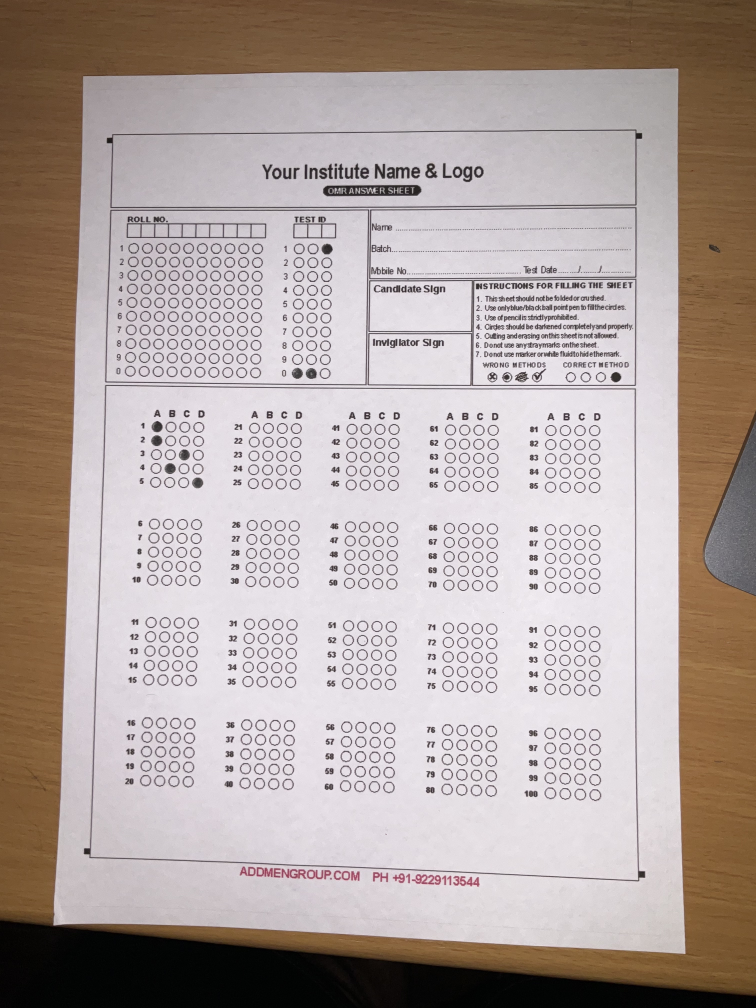
#> input picture assets/ans_sheet1.jpg, 3024 x 4032 px (shown at 1/4 size)
$ python -i utils.py   (imports and definitions only)
#> lines starting #> are read from the running program, lines starting #| are printed output that depends on the picture
#> further down, picture is the input picture: shape (4032, 3024, 3); mean B, G, R 158.4, 162.9, 175.7
import cv2
import numpy as np

from uuid import uuid4
from itertools import chain

# [290 lines left out: functions biggest_contour, find_paper, read_answer, ans_block_read, not called in this run]


def id_block_read(image: np.ndarray, debug: bool = True) -> int:

    '''
        Read the ID from the id section of the answer sheet image
    '''
#> called with debug = True

    img = image[340:625, 300:370]
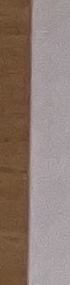
#> img: shape (285, 70, 3); mean B, G, R 114.6, 123.3, 141.5

    grey = cv2.cvtColor(img, cv2.COLOR_BGR2GRAY)
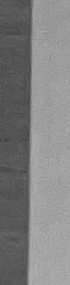
#> grey: shape (285, 70); min 64, max 182, mean 127.7
    inp = cv2.GaussianBlur(grey, ksize = (3, 3), sigmaX = 1)

    (_, res) = cv2.threshold(inp, 178, 255, cv2.THRESH_BINARY)
#> res: shape (285, 70); every value is 0

    res = cv2.morphologyEx(res, cv2.MORPH_CLOSE, np.ones((3, 3), dtype = np.uint8), iterations = 4)
    res = cv2.dilate(res, kernel = (5, 5), iterations = 3)

    id_str = ''

    for i in range(1, 4):

        (contours, hierarchy) = cv2.findContours(res[:, (i - 1) * 21:i * 21], cv2.RETR_TREE, cv2.CHAIN_APPROX_NONE)

        if debug:
            cv2.imshow(str(uuid4()), res[:, (i - 1) * 21:i * 21])
            cv2.waitKey(0)

        for cnt in (contours[1:][::-1]):

            if len(id_str) == 3:
                break

            (x, y, w, h) = cv2.boundingRect(cnt)

            if debug:
                print(y)

            if y in range(0, 26):
                id_str += '1'

            elif y in range(26, 51):
                id_str += '2'

            elif y in range(51, 76):
                id_str += '3'

            elif y in range(76, 101):
                id_str += '4'

            elif y in range(101, 126):
                id_str += '5'

            elif y in range(126, 151):
                id_str += '6'

            elif y in range(151, 176):
                id_str += '7'

            elif y in range(176, 201):
                id_str += '8'

            elif y in range(201, 226):
                id_str += '9'

            elif y in range(226, 261):
                id_str += '0'
#> after the loop, id_str = ''

#> (the run stopped early here; a loop or call above may not have finished)
